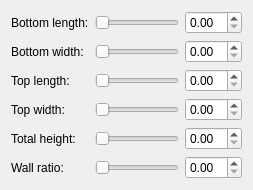
              <widget class="QWidget" name="pageTPRoof">
               <layout class="QFormLayout" name="formLayout_TPR">
                <item row="0" column="0">
                 <widget class="QLabel" name="labelTPRBottomLength">
                  <property name="text">
                   <string>Bottom length:</string>
                  </property>
                 </widget>
                </item>
                <item row="0" column="1">
                 <layout class="QHBoxLayout" name="layoutTPRBottomLength">
                  <item>
                   <widget class="QSlider" name="sliderTPRBottomLength">
                    <property name="orientation">
                     <enum>Qt::Horizontal</enum>
                    </property>
                   </widget>
                  </item>
                  <item>
                   <widget class="QDoubleSpinBox" name="spinBoxTPRBottomLength">
                    <property name="singleStep">
                     <double>0.100000000000000</double>
                    </property>
                   </widget>
                  </item>
                 </layout>
                </item>
                <item row="1" column="0">
                 <widget class="QLabel" name="labelTPRBottomWidth">
                  <property name="text">
                   <string>Bottom width:</string>
                  </property>
                 </widget>
                </item>
                <item row="1" column="1">
                 <layout class="QHBoxLayout" name="layoutTPRBottomWidth">
                  <item>
                   <widget class="QSlider" name="sliderTPRBottomWidth">
                    <property name="orientation">
                     <enum>Qt::Horizontal</enum>
                    </property>
                   </widget>
                  </item>
                  <item>
                   <widget class="QDoubleSpinBox" name="spinBoxTPRBottomWidth">
                    <property name="singleStep">
                     <double>0.100000000000000</double>
                    </property>
                   </widget>
                  </item>
                 </layout>
                </item>
                <item row="2" column="0">
                 <widget class="QLabel" name="labelTPRTopLength">
                  <property name="text">
                   <string>Top length:</string>
                  </property>
                 </widget>
                </item>
                <item row="2" column="1">
                 <layout class="QHBoxLayout" name="layoutTPRTopLength">
                  <item>
                   <widget class="QSlider" name="sliderTPRTopLength">
                    <property name="orientation">
                     <enum>Qt::Horizontal</enum>
                    </property>
                   </widget>
                  </item>
                  <item>
                   <widget class="QDoubleSpinBox" name="spinBoxTPRTopLength">
                    <property name="singleStep">
                     <double>0.100000000000000</double>
                    </property>
                   </widget>
                  </item>
                 </layout>
                </item>
                <item row="3" column="0">
                 <widget class="QLabel" name="labelTPRTopWidth">
                  <property name="text">
                   <string>Top width:</string>
                  </property>
                 </widget>
                </item>
                <item row="3" column="1">
                 <layout class="QHBoxLayout" name="layoutTPRTopWidth">
                  <item>
                   <widget class="QSlider" name="sliderTPRTopWidth">
                    <property name="orientation">
                     <enum>Qt::Horizontal</enum>
                    </property>
                   </widget>
                  </item>
                  <item>
                   <widget class="QDoubleSpinBox" name="spinBoxTPRTopWidth">
                    <property name="singleStep">
                     <double>0.100000000000000</double>
                    </property>
                   </widget>
                  </item>
                 </layout>
                </item>
                <item row="4" column="0">
                 <widget class="QLabel" name="labelTPRHeightWall">
                  <property name="text">
                   <string>Total height:</string>
                  </property>
                 </widget>
                </item>
                <item row="4" column="1">
                 <layout class="QHBoxLayout" name="layoutTPRHeightWall">
                  <item>
                   <widget class="QSlider" name="sliderTPRHeightWall">
                    <property name="orientation">
                     <enum>Qt::Horizontal</enum>
                    </property>
                   </widget>
                  </item>
                  <item>
                   <widget class="QDoubleSpinBox" name="spinBoxTPRHeightWall">
                    <property name="singleStep">
                     <double>0.100000000000000</double>
                    </property>
                   </widget>
                  </item>
                 </layout>
                </item>
                <item row="5" column="0">
                 <widget class="QLabel" name="labelTPRHeightRoof">
                  <property name="text">
                   <string>Wall ratio:</string>
                  </property>
                 </widget>
                </item>
                <item row="5" column="1">
                 <layout class="QHBoxLayout" name="layoutTPRHeightRoof">
                  <item>
                   <widget class="QSlider" name="sliderTPRHeightRoof">
                    <property name="orientation">
                     <enum>Qt::Horizontal</enum>
                    </property>
                   </widget>
                  </item>
                  <item>
                   <widget class="QDoubleSpinBox" name="spinBoxTPRHeightRoof">
                    <property name="singleStep">
                     <double>0.100000000000000</double>
                    </property>
                   </widget>
                  </item>
                 </layout>
                </item>
               </layout>
              </widget>
